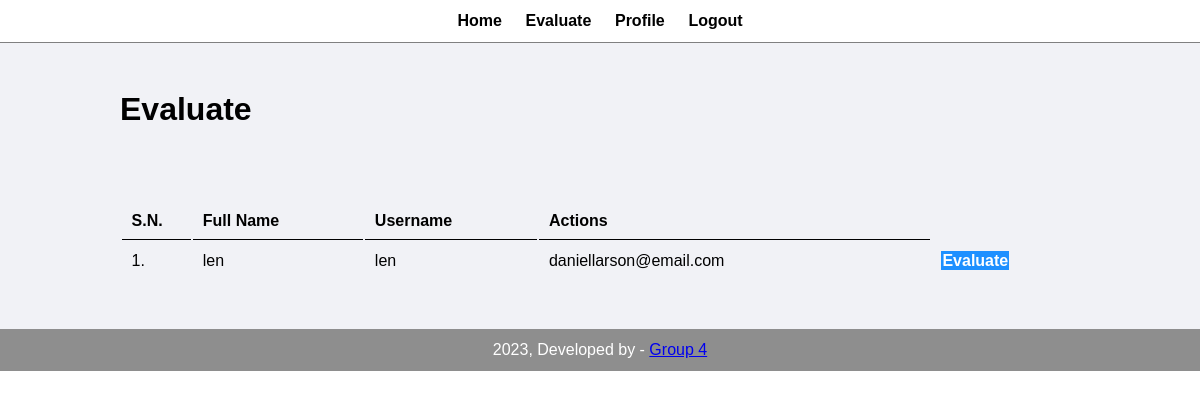
The app's page /evaluate.php (signed in) with its own data.
### tables this page shows
CREATE TABLE `tbl_users` (
  `user_id` int(11) NOT NULL,
  `username` varchar(100) NOT NULL,
  `full_name` varchar(100) NOT NULL,
  `email` varchar(100) NOT NULL,
  `password` varchar(100) NOT NULL,
  `evaluator` varchar(10) NOT NULL
);

### evaluate.php (the view, shortened to what this page needs)
<?php include('partials-front/menu.php'); ?>
        <div class="main-content">
            <div class="wrapper">
                <h1>Evaluate</h1>
                <br />
                <br><br><br>
                <table class="tbl-full">
                    <tr>
                        <th>S.N.</th>
                        <th>Full Name</th>
                        <th>Username</th>
                        <th>Actions</th>
                    </tr>
                    <?php
                        $sql = "SELECT * FROM tbl_users WHERE evaluator='No' ";
                        $res = mysqli_query($conn, $sql);
                        if($res==TRUE)
                        {
                            $count = mysqli_num_rows($res);
                            $sn=1;
                            if($count>0)
                            {
                                while($rows=mysqli_fetch_assoc($res))
                                {
                                    $user_id=$rows['user_id'];
                                    $full_name=$rows['full_name'];
                                    $username=$rows['username'];
                                    $email=$rows['email'];
                                    ?>
                                    <tr>
                                        <td><?php echo $sn++; ?>. </td>
                                        <td><?php echo $full_name; ?></td>
                                        <td><?php echo $username; ?></td>
                                        <td><?php echo $email; ?></td>
                                        <td>
                                            <a href="<?php echo SITEURL; ?>questionnaire.php?id=<?php echo $user_id; ?>" class="btn-primary">Evaluate</a>
                                        </td>
                                    </tr>
                                    <?php
                                }
                            }
                            else
                            {
                            }
                        }
                    ?>
                </table>
            </div>
        </div>
<?php include('partials-front/footer.php'); ?>

### css/style.css (style rules this page uses)
* { margin: 0; padding: 0; font-family: Arial, Helvetica, sans-serif; }
.wrapper { padding: 1%; width: 80%; margin: 0 auto; }
.tbl-full { width: 100%; }
table tr th { border-bottom: 1px solid black; padding: 1%; text-align: left; }
table tr td { padding: 1%; }
.btn-primary { background-color: #1e90ff; padding: 1%; color: white; text-decoration: none; font-weight: bold; }
.main-content { background-color: #f1f2f6; padding: 3% 0; }

### records on screen
tbl_users: full_name "len", username "len", email "daniellarson@email.com"
